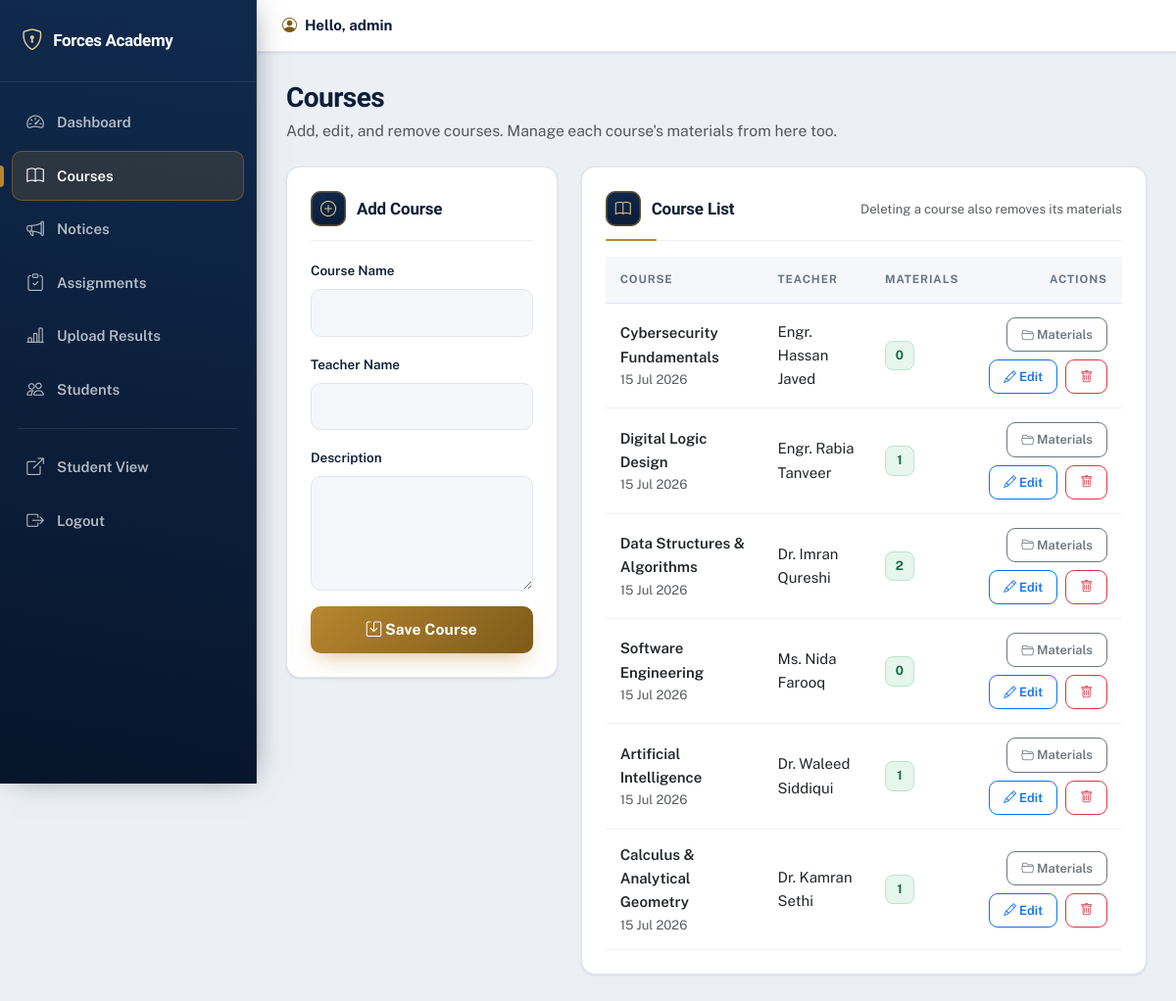
The app's page /admin_courses.php (signed in) with its own data.
### tables this page shows
CREATE TABLE IF NOT EXISTS courses (
    id            INT(11) PRIMARY KEY AUTO_INCREMENT,
    course_name   VARCHAR(100) NOT NULL,
    description   TEXT,
    teacher_name  VARCHAR(100),
    created_at    TIMESTAMP DEFAULT CURRENT_TIMESTAMP
);

### config/auth.php (called while the page is built, shortened)
<?php
function e($value)
{
    return htmlspecialchars((string)$value, ENT_QUOTES, 'UTF-8');
}

### admin_courses.php (the view, shortened to what this page needs)
<?php
require_once 'config/auth.php';
$edit = null;
$courses = mysqli_query($conn, "
    SELECT c.id, c.course_name, c.teacher_name, c.created_at, COUNT(cm.id) AS material_count
    FROM courses c
    LEFT JOIN course_materials cm ON cm.course_id = c.id
    GROUP BY c.id
    ORDER BY c.created_at DESC
");
require 'admin_partials/header.php';
?>
<div class="row g-4">
  <div class="col-xl-4">
    <div class="card p-4">
      <h5 class="form-card-title">
        <i class="bi <?php echo $edit ? 'bi-pencil-square' : 'bi-plus-circle'; ?>"></i>
        <?php echo $edit ? 'Edit Course' : 'Add Course'; ?>
      </h5>
      <form method="POST">
        <div class="mb-3">
          <label class="form-label">Course Name</label>
          <input class="form-control form-control-solid" name="course_name" value="<?php echo $edit ? e($edit['course_name']) : ''; ?>" required>
        </div>
        <div class="mb-3">
          <label class="form-label">Teacher Name</label>
          <input class="form-control form-control-solid" name="teacher_name" value="<?php echo $edit ? e($edit['teacher_name']) : ''; ?>" required>
        </div>
        <div class="mb-3">
          <label class="form-label">Description</label>
          <textarea class="form-control form-control-solid" name="description" rows="4"><?php echo $edit ? e($edit['description']) : ''; ?></textarea>
        </div>
        <button class="btn btn-auth-primary w-100" type="submit">
          <i class="bi bi-save"></i> <?php echo $edit ? 'Update Course' : 'Save Course'; ?>
        </button>
      </form>
    </div>
  </div>
  <div class="col-xl-8">
    <div class="card p-4">
      <div class="section-header mb-3">
        <h5 class="section-title mb-0"><i class="bi bi-book"></i> Course List</h5>
        <span class="text-muted small">Deleting a course also removes its materials</span>
      </div>
      <div class="table-responsive">
        <table class="table align-middle table-modern mb-0">
          <thead>
            <tr><th>Course</th><th>Teacher</th><th>Materials</th><th class="text-end">Actions</th></tr>
          </thead>
          <tbody>
          <?php if (mysqli_num_rows($courses) > 0): ?>
            <?php while ($course = mysqli_fetch_assoc($courses)): ?>
              <tr>
                <td>
                  <div class="fw-semibold"><?php echo e($course['course_name']); ?></div>
                  <div class="small text-muted"><?php echo date('d M Y', strtotime($course['created_at'])); ?></div>
                </td>
                <td><?php echo e($course['teacher_name']); ?></td>
                <td><span class="badge-count"><?php echo (int) $course['material_count']; ?></span></td>
                <td class="text-end">
                  <div class="d-inline-flex gap-2 flex-wrap justify-content-end">
                    <a class="btn btn-sm btn-outline-secondary btn-icon-view" href="admin_course_materials.php?course_id=<?php echo (int) $course['id']; ?>"><i class="bi bi-folder2-open"></i> Materials</a>
                    <a class="btn btn-sm btn-outline-primary btn-icon-edit" href="admin_courses.php?edit=<?php echo (int) $course['id']; ?>"><i class="bi bi-pencil"></i> Edit</a>
                    <a class="btn btn-sm btn-outline-danger btn-icon-danger" href="admin_courses.php?delete=<?php echo (int) $course['id']; ?>" onclick="return confirm('Delete this course and all its materials?');"><i class="bi bi-trash"></i></a>
                  </div>
                </td>
              </tr>
            <?php endwhile; ?>
          <?php else: ?>
            <tr><td colspan="4" class="text-center text-muted py-4">No courses found. Add your first course on the left.</td></tr>
          <?php endif; ?>
          </tbody>
        </table>
      </div>
    </div>
  </div>
</div>
<?php require 'admin_partials/footer.php'; ?>

### css/style.css (style rules this page uses)
:root { --ink:#0a1b34; --ink-2:#102a4e; --ink-3:#16365f; --brass:#b8862f; --brass-600:#9a6f22; --brass-700:#7d5a1a; --brass-050:#f8f0dd; --brass-100:#f0e1bf; --brass-200:#e4cd95; --brand:var(--brass); --brand-700:var(--brass-700); --brand-600:var(--brass-600); --brand-500:var(--brass); --brand-050:var(--brass-050); --brand-100:var(--brass-100); --brand-200:var(--brass-200); --blue:var(--brass);--blue-dark:var(--brass-700);--blue-light:var(--brass); --blue-50:var(--brass-050);--blue-100:var(--brass-100); --navy:var(--ink);--navy-2:var(--ink-2); --heading:#0d1e38; --ink-text:#0d1e38; --text:#33404f; --muted:#697687; --bg:#eceff4; --surface:#ffffff; --surface-2:#f5f7fb; --line:#e0e5ee; --line-2:#eef1f6; --success:#1f8a5b; --success-bg:#e6f5ee; --success-line:#b8e6cd; --danger:#c23b34; --danger-bg:#fbeceb; --danger-line:#f2c5c1; --warn-bg:#fbf2df; --warn-line:#eddaad; --warn-ink:#7d5a1a; --radius:14px; --radius-sm:10px; --radius-xs:8px; --shadow-xs:0 1px 2px rgba(10,27,52,.06); --shadow-sm:0 1px 3px rgba(10,27,52,.07),0 1px 2px rgba(10,27,52,.04); --shadow:0 12px 30px -14px rgba(10,27,52,.32),0 2px 6px rgba(10,27,52,.06); --shadow-lg:0 30px 60px -22px rgba(10,27,52,.42),0 6px 14px rgba(10,27,52,.10); --ring:0 0 0 4px rgba(184,134,47,.20); }
* { box-sizing:border-box; }
body { font-family:'Public Sans','Segoe UI',system-ui,Arial,sans-serif; margin:0;color:var(--text);font-size:15px;line-height:1.62; -webkit-font-smoothing:antialiased;text-rendering:optimizeLegibility; }
a { text-decoration:none;color:var(--brass-700);transition:color .15s; }
h1,h2,h3,h4,h5,h6 { font-family:'Bricolage Grotesque','Public Sans',system-ui,sans-serif; color:var(--heading);letter-spacing:-.01em;font-weight:800; }
.form-label { font-weight:600;font-size:.84rem;color:var(--heading);margin-bottom:7px; }
.form-group-icon .form-control, .form-control-solid, .form-select.form-control-solid, textarea.form-control-solid { border-radius:var(--radius-sm);border:1.5px solid var(--line); background:var(--surface-2);padding:12px 14px;color:var(--ink-text);font-size:.95rem; transition:border-color .15s,box-shadow .15s,background .15s; }
.form-control::placeholder,.form-control-solid::placeholder { color:#9aa5b3; }
.btn-auth-primary { background:linear-gradient(135deg,var(--brass),var(--brass-700)); color:#fff;border:none;border-radius:var(--radius-sm); padding:12px 18px;font-weight:700;letter-spacing:.01em;font-size:.97rem; box-shadow:0 10px 22px -8px rgba(184,134,47,.55); transition:transform .15s,box-shadow .15s,filter .15s; }
.dashboard-body { background:var(--bg);min-height:100vh; }
.card { border:1px solid var(--line);border-radius:var(--radius);background:var(--surface);box-shadow:var(--shadow-sm); }
.section-header { display:flex;align-items:center;justify-content:space-between;gap:12px;flex-wrap:wrap; padding-bottom:14px;margin-bottom:18px;border-bottom:1px solid var(--line-2);position:relative; }
.section-header::after { content:"";position:absolute;left:0;bottom:-1px;width:52px;height:2px;background:var(--brass);border-radius:2px; }
.section-title { color:var(--heading);font-weight:800;font-size:1.06rem;display:flex;align-items:center;gap:11px;letter-spacing:-.01em; }
.section-title i,.form-card-title i { color:var(--brass-200); background:linear-gradient(160deg,var(--ink-2),var(--ink)); width:36px;height:36px;border-radius:10px;display:inline-flex;align-items:center;justify-content:center;font-size:1rem; box-shadow:inset 0 0 0 1.5px rgba(184,134,47,.5); }
.form-card-title { color:var(--heading);font-weight:800;font-size:1.06rem;display:flex;align-items:center;gap:11px;margin-bottom:18px;padding-bottom:14px;border-bottom:1px solid var(--line-2); }
.badge-count { display:inline-flex;align-items:center;justify-content:center;min-width:30px;background:var(--success-bg);color:#0f6b45;border:1px solid var(--success-line);font-weight:700;font-size:.8rem;padding:4px 9px;border-radius:8px; }
.table-modern { margin-bottom:0; }
.table-modern thead th { border-bottom:1px solid var(--line);color:var(--muted);font-size:.72rem;text-transform:uppercase;letter-spacing:.08em;font-weight:700;background:var(--surface-2); }
.table-modern td,.table-modern th { padding:14px 15px;border-color:var(--line-2);vertical-align:middle; }
.table-modern tbody tr { transition:background .12s; }
.btn-icon-edit,.btn-icon-danger,.btn-icon-view { border-radius:9px;font-size:.8rem;padding:7px 14px;font-weight:600; }

### records on screen
courses: course_name "Cybersecurity Fundamentals", created_at "15 Jul 2026", teacher_name "Engr. Hassan Javed", material_count "0"
courses: course_name "Digital Logic Design", created_at "15 Jul 2026", teacher_name "Engr. Rabia Tanveer", material_count "1"
courses: course_name "Data Structures & Algorithms", created_at "15 Jul 2026", teacher_name "Dr. Imran Qureshi", material_count "2"
courses: course_name "Software Engineering", created_at "15 Jul 2026", teacher_name "Ms. Nida Farooq", material_count "0"
courses: course_name "Artificial Intelligence", created_at "15 Jul 2026", teacher_name "Dr. Waleed Siddiqui", material_count "1"
courses: course_name "Calculus & Analytical Geometry", created_at "15 Jul 2026", teacher_name "Dr. Kamran Sethi", material_count "1"

### other values on screen
$item[2] "Dashboard"
$item[2] "Courses"
$item[2] "Notices"
$item[2] "Assignments"
$item[2] "Upload Results"
$item[2] "Students"
$admin_username "admin"
$page_title "Courses"
$page_subtitle "Add, edit, and remove courses. Manage each course's materials from here too."
